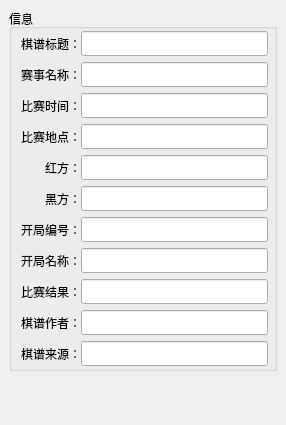
       <widget class="QWidget" name="infoTab">
        <property name="toolTip">
         <string notr="true"/>
        </property>
        <property name="statusTip">
         <string notr="true"/>
        </property>
        <property name="whatsThis">
         <string notr="true"/>
        </property>
        <property name="accessibleName">
         <string notr="true"/>
        </property>
        <property name="accessibleDescription">
         <string notr="true"/>
        </property>
        <attribute name="title">
         <string notr="true">信息(&amp;I)</string>
        </attribute>
        <layout class="QVBoxLayout" name="verticalLayout_3">
         <property name="leftMargin">
          <number>9</number>
         </property>
         <property name="topMargin">
          <number>9</number>
         </property>
         <property name="rightMargin">
          <number>9</number>
         </property>
         <property name="bottomMargin">
          <number>9</number>
         </property>
         <item>
          <widget class="QGroupBox" name="infoGroupBox">
           <property name="sizePolicy">
            <sizepolicy hsizetype="Expanding" vsizetype="Expanding">
             <horstretch>0</horstretch>
             <verstretch>0</verstretch>
            </sizepolicy>
           </property>
           <property name="toolTip">
            <string notr="true"/>
           </property>
           <property name="statusTip">
            <string notr="true"/>
           </property>
           <property name="whatsThis">
            <string notr="true"/>
           </property>
           <property name="accessibleName">
            <string notr="true"/>
           </property>
           <property name="accessibleDescription">
            <string notr="true"/>
           </property>
           <property name="title">
            <string notr="true">信息</string>
           </property>
           <layout class="QGridLayout" name="gridLayout">
            <property name="leftMargin">
             <number>2</number>
            </property>
            <property name="topMargin">
             <number>2</number>
            </property>
            <property name="rightMargin">
             <number>6</number>
            </property>
            <property name="bottomMargin">
             <number>2</number>
            </property>
            <property name="horizontalSpacing">
             <number>0</number>
            </property>
            <item row="0" column="0">
             <widget class="QLabel" name="label_11">
              <property name="text">
               <string>棋谱标题：</string>
              </property>
              <property name="alignment">
               <set>Qt::AlignRight|Qt::AlignTrailing|Qt::AlignVCenter</set>
              </property>
              <property name="buddy">
               <cstring>titleLineEdit</cstring>
              </property>
             </widget>
            </item>
            <item row="0" column="1">
             <widget class="QLineEdit" name="titleLineEdit">
              <property name="font">
               <font>
                <family>微软雅黑</family>
                <pointsize>9</pointsize>
               </font>
              </property>
              <property name="contextMenuPolicy">
               <enum>Qt::CustomContextMenu</enum>
              </property>
              <property name="toolTip">
               <string notr="true"/>
              </property>
              <property name="statusTip">
               <string notr="true"/>
              </property>
              <property name="whatsThis">
               <string notr="true"/>
              </property>
              <property name="accessibleName">
               <string notr="true"/>
              </property>
              <property name="accessibleDescription">
               <string notr="true"/>
              </property>
              <property name="inputMethodHints">
               <set>Qt::ImhNoEditMenu</set>
              </property>
              <property name="inputMask">
               <string notr="true"/>
              </property>
              <property name="text">
               <string notr="true"/>
              </property>
              <property name="placeholderText">
               <string notr="true"/>
              </property>
             </widget>
            </item>
            <item row="1" column="0">
             <widget class="QLabel" name="label">
              <property name="toolTip">
               <string notr="true"/>
              </property>
              <property name="statusTip">
               <string notr="true"/>
              </property>
              <property name="whatsThis">
               <string notr="true"/>
              </property>
              <property name="accessibleName">
               <string notr="true"/>
              </property>
              <property name="accessibleDescription">
               <string notr="true"/>
              </property>
              <property name="text">
               <string>赛事名称：</string>
              </property>
              <property name="alignment">
               <set>Qt::AlignRight|Qt::AlignTrailing|Qt::AlignVCenter</set>
              </property>
              <property name="buddy">
               <cstring>eventLineEdit</cstring>
              </property>
             </widget>
            </item>
            <item row="1" column="1">
             <widget class="QLineEdit" name="eventLineEdit">
              <property name="font">
               <font>
                <family>微软雅黑</family>
                <pointsize>9</pointsize>
               </font>
              </property>
              <property name="contextMenuPolicy">
               <enum>Qt::CustomContextMenu</enum>
              </property>
              <property name="statusTip">
               <string notr="true"/>
              </property>
              <property name="whatsThis">
               <string notr="true"/>
              </property>
              <property name="accessibleName">
               <string notr="true"/>
              </property>
              <property name="accessibleDescription">
               <string notr="true"/>
              </property>
              <property name="inputMethodHints">
               <set>Qt::ImhNoEditMenu</set>
              </property>
              <property name="inputMask">
               <string notr="true"/>
              </property>
              <property name="text">
               <string notr="true"/>
              </property>
              <property name="placeholderText">
               <string notr="true"/>
              </property>
             </widget>
            </item>
            <item row="2" column="0">
             <widget class="QLabel" name="label_3">
              <property name="toolTip">
               <string notr="true"/>
              </property>
              <property name="statusTip">
               <string notr="true"/>
              </property>
              <property name="whatsThis">
               <string notr="true"/>
              </property>
              <property name="accessibleName">
               <string notr="true"/>
              </property>
              <property name="accessibleDescription">
               <string notr="true"/>
              </property>
              <property name="text">
               <string>比赛时间：</string>
              </property>
              <property name="alignment">
               <set>Qt::AlignRight|Qt::AlignTrailing|Qt::AlignVCenter</set>
              </property>
              <property name="buddy">
               <cstring>dateLineEdit</cstring>
              </property>
             </widget>
            </item>
            <item row="2" column="1">
             <widget class="QLineEdit" name="dateLineEdit">
              <property name="font">
               <font>
                <family>微软雅黑</family>
                <pointsize>9</pointsize>
               </font>
              </property>
              <property name="contextMenuPolicy">
               <enum>Qt::CustomContextMenu</enum>
              </property>
              <property name="statusTip">
               <string notr="true"/>
              </property>
              <property name="whatsThis">
               <string notr="true"/>
              </property>
              <property name="accessibleName">
               <string notr="true"/>
              </property>
              <property name="accessibleDescription">
               <string notr="true"/>
              </property>
              <property name="inputMethodHints">
               <set>Qt::ImhNoEditMenu</set>
              </property>
              <property name="inputMask">
               <string notr="true"/>
              </property>
              <property name="text">
               <string notr="true"/>
              </property>
              <property name="placeholderText">
               <string notr="true"/>
              </property>
             </widget>
            </item>
            <item row="3" column="0">
             <widget class="QLabel" name="label_2">
              <property name="toolTip">
               <string notr="true"/>
              </property>
              <property name="statusTip">
               <string notr="true"/>
              </property>
              <property name="whatsThis">
               <string notr="true"/>
              </property>
              <property name="accessibleName">
               <string notr="true"/>
              </property>
              <property name="accessibleDescription">
               <string notr="true"/>
              </property>
              <property name="text">
               <string>比赛地点：</string>
              </property>
              <property name="alignment">
               <set>Qt::AlignRight|Qt::AlignTrailing|Qt::AlignVCenter</set>
              </property>
              <property name="buddy">
               <cstring>siteLineEdit</cstring>
              </property>
             </widget>
            </item>
            <item row="3" column="1">
             <widget class="QLineEdit" name="siteLineEdit">
              <property name="font">
               <font>
                <family>微软雅黑</family>
                <pointsize>9</pointsize>
               </font>
              </property>
              <property name="contextMenuPolicy">
               <enum>Qt::CustomContextMenu</enum>
              </property>
              <property name="statusTip">
               <string notr="true"/>
              </property>
              <property name="whatsThis">
               <string notr="true"/>
              </property>
              <property name="accessibleName">
               <string notr="true"/>
              </property>
              <property name="accessibleDescription">
               <string notr="true"/>
              </property>
              <property name="inputMethodHints">
               <set>Qt::ImhNoEditMenu</set>
              </property>
              <property name="inputMask">
               <string notr="true"/>
              </property>
              <property name="text">
               <string notr="true"/>
              </property>
              <property name="placeholderText">
               <string notr="true"/>
              </property>
             </widget>
            </item>
            <item row="4" column="0">
             <widget class="QLabel" name="label_4">
              <property name="toolTip">
               <string notr="true"/>
              </property>
              <property name="statusTip">
               <string notr="true"/>
              </property>
              <property name="whatsThis">
               <string notr="true"/>
              </property>
              <property name="accessibleName">
               <string notr="true"/>
              </property>
              <property name="accessibleDescription">
               <string notr="true"/>
              </property>
              <property name="text">
               <string> 红方：</string>
              </property>
              <property name="alignment">
               <set>Qt::AlignRight|Qt::AlignTrailing|Qt::AlignVCenter</set>
              </property>
              <property name="buddy">
               <cstring>redLineEdit</cstring>
              </property>
             </widget>
            </item>
            <item row="4" column="1">
             <widget class="QLineEdit" name="redLineEdit">
              <property name="font">
               <font>
                <family>微软雅黑</family>
                <pointsize>9</pointsize>
               </font>
              </property>
              <property name="contextMenuPolicy">
               <enum>Qt::CustomContextMenu</enum>
              </property>
              <property name="statusTip">
               <string notr="true"/>
              </property>
              <property name="whatsThis">
               <string notr="true"/>
              </property>
              <property name="accessibleName">
               <string notr="true"/>
              </property>
              <property name="accessibleDescription">
               <string notr="true"/>
              </property>
              <property name="inputMethodHints">
               <set>Qt::ImhNoEditMenu</set>
              </property>
              <property name="inputMask">
               <string notr="true"/>
              </property>
              <property name="text">
               <string notr="true"/>
              </property>
              <property name="placeholderText">
               <string notr="true"/>
              </property>
             </widget>
            </item>
            <item row="5" column="0">
             <widget class="QLabel" name="label_5">
              <property name="toolTip">
               <string notr="true"/>
              </property>
              <property name="statusTip">
               <string notr="true"/>
              </property>
              <property name="whatsThis">
               <string notr="true"/>
              </property>
              <property name="accessibleName">
               <string notr="true"/>
              </property>
              <property name="accessibleDescription">
               <string notr="true"/>
              </property>
              <property name="text">
               <string>  黑方：</string>
              </property>
              <property name="alignment">
               <set>Qt::AlignRight|Qt::AlignTrailing|Qt::AlignVCenter</set>
              </property>
              <property name="buddy">
               <cstring>blackLineEdit</cstring>
              </property>
             </widget>
            </item>
            <item row="5" column="1">
             <widget class="QLineEdit" name="blackLineEdit">
              <property name="font">
               <font>
                <family>微软雅黑</family>
                <pointsize>9</pointsize>
               </font>
              </property>
              <property name="contextMenuPolicy">
               <enum>Qt::CustomContextMenu</enum>
              </property>
              <property name="toolTip">
               <string notr="true"/>
              </property>
              <property name="statusTip">
               <string notr="true"/>
              </property>
              <property name="whatsThis">
               <string notr="true"/>
              </property>
              <property name="accessibleName">
               <string notr="true"/>
              </property>
              <property name="accessibleDescription">
               <string notr="true"/>
              </property>
              <property name="inputMethodHints">
               <set>Qt::ImhNoEditMenu</set>
              </property>
              <property name="inputMask">
               <string notr="true"/>
              </property>
              <property name="text">
               <string notr="true"/>
              </property>
              <property name="placeholderText">
               <string notr="true"/>
              </property>
             </widget>
            </item>
            <item row="6" column="0">
             <widget class="QLabel" name="label_6">
              <property name="toolTip">
               <string notr="true"/>
              </property>
              <property name="statusTip">
               <string notr="true"/>
              </property>
              <property name="whatsThis">
               <string notr="true"/>
              </property>
              <property name="accessibleName">
               <string notr="true"/>
              </property>
              <property name="accessibleDescription">
               <string notr="true"/>
              </property>
              <property name="text">
               <string>  开局编号：</string>
              </property>
              <property name="alignment">
               <set>Qt::AlignRight|Qt::AlignTrailing|Qt::AlignVCenter</set>
              </property>
              <property name="buddy">
               <cstring>eccoSnLineEdit</cstring>
              </property>
             </widget>
            </item>
            <item row="6" column="1">
             <widget class="QLineEdit" name="eccoSnLineEdit">
              <property name="font">
               <font>
                <family>微软雅黑</family>
                <pointsize>9</pointsize>
               </font>
              </property>
              <property name="contextMenuPolicy">
               <enum>Qt::CustomContextMenu</enum>
              </property>
              <property name="statusTip">
               <string notr="true"/>
              </property>
              <property name="whatsThis">
               <string notr="true"/>
              </property>
              <property name="accessibleName">
               <string notr="true"/>
              </property>
              <property name="accessibleDescription">
               <string notr="true"/>
              </property>
              <property name="inputMethodHints">
               <set>Qt::ImhNoEditMenu</set>
              </property>
              <property name="inputMask">
               <string notr="true"/>
              </property>
              <property name="text">
               <string notr="true"/>
              </property>
              <property name="placeholderText">
               <string notr="true"/>
              </property>
             </widget>
            </item>
            <item row="7" column="0">
             <widget class="QLabel" name="label_7">
              <property name="toolTip">
               <string notr="true"/>
              </property>
              <property name="statusTip">
               <string notr="true"/>
              </property>
              <property name="whatsThis">
               <string notr="true"/>
              </property>
              <property name="accessibleName">
               <string notr="true"/>
              </property>
              <property name="accessibleDescription">
               <string notr="true"/>
              </property>
              <property name="text">
               <string>  开局名称：</string>
              </property>
              <property name="alignment">
               <set>Qt::AlignRight|Qt::AlignTrailing|Qt::AlignVCenter</set>
              </property>
              <property name="buddy">
               <cstring>eccoNameLineEdit</cstring>
              </property>
             </widget>
            </item>
            <item row="7" column="1">
             <widget class="QLineEdit" name="eccoNameLineEdit">
              <property name="font">
               <font>
                <family>微软雅黑</family>
                <pointsize>9</pointsize>
               </font>
              </property>
              <property name="contextMenuPolicy">
               <enum>Qt::CustomContextMenu</enum>
              </property>
              <property name="statusTip">
               <string notr="true"/>
              </property>
              <property name="whatsThis">
               <string notr="true"/>
              </property>
              <property name="accessibleName">
               <string notr="true"/>
              </property>
              <property name="accessibleDescription">
               <string notr="true"/>
              </property>
              <property name="inputMethodHints">
               <set>Qt::ImhNoEditMenu</set>
              </property>
              <property name="inputMask">
               <string notr="true"/>
              </property>
              <property name="text">
               <string notr="true"/>
              </property>
              <property name="placeholderText">
               <string notr="true"/>
              </property>
             </widget>
            </item>
            <item row="8" column="0">
             <widget class="QLabel" name="label_8">
              <property name="toolTip">
               <string notr="true"/>
              </property>
              <property name="statusTip">
               <string notr="true"/>
              </property>
              <property name="whatsThis">
               <string notr="true"/>
              </property>
              <property name="accessibleName">
               <string notr="true"/>
              </property>
              <property name="accessibleDescription">
               <string notr="true"/>
              </property>
              <property name="text">
               <string>比赛结果：</string>
              </property>
              <property name="alignment">
               <set>Qt::AlignRight|Qt::AlignTrailing|Qt::AlignVCenter</set>
              </property>
              <property name="buddy">
               <cstring>resultLineEdit</cstring>
              </property>
             </widget>
            </item>
            <item row="8" column="1">
             <widget class="QLineEdit" name="resultLineEdit">
              <property name="font">
               <font>
                <family>微软雅黑</family>
                <pointsize>9</pointsize>
               </font>
              </property>
              <property name="contextMenuPolicy">
               <enum>Qt::CustomContextMenu</enum>
              </property>
              <property name="statusTip">
               <string notr="true"/>
              </property>
              <property name="whatsThis">
               <string notr="true"/>
              </property>
              <property name="accessibleName">
               <string notr="true"/>
              </property>
              <property name="accessibleDescription">
               <string notr="true"/>
              </property>
              <property name="inputMethodHints">
               <set>Qt::ImhNoEditMenu</set>
              </property>
              <property name="inputMask">
               <string notr="true"/>
              </property>
              <property name="text">
               <string notr="true"/>
              </property>
              <property name="placeholderText">
               <string notr="true"/>
              </property>
             </widget>
            </item>
            <item row="9" column="0">
             <widget class="QLabel" name="label_9">
              <property name="toolTip">
               <string notr="true"/>
              </property>
              <property name="statusTip">
               <string notr="true"/>
              </property>
              <property name="whatsThis">
               <string notr="true"/>
              </property>
              <property name="accessibleName">
               <string notr="true"/>
              </property>
              <property name="accessibleDescription">
               <string notr="true"/>
              </property>
              <property name="text">
               <string>棋谱作者：</string>
              </property>
              <property name="alignment">
               <set>Qt::AlignRight|Qt::AlignTrailing|Qt::AlignVCenter</set>
              </property>
              <property name="buddy">
               <cstring>writerLineEdit</cstring>
              </property>
             </widget>
            </item>
            <item row="9" column="1">
             <widget class="QLineEdit" name="writerLineEdit">
              <property name="font">
               <font>
                <family>微软雅黑</family>
                <pointsize>9</pointsize>
               </font>
              </property>
              <property name="contextMenuPolicy">
               <enum>Qt::CustomContextMenu</enum>
              </property>
              <property name="statusTip">
               <string notr="true"/>
              </property>
              <property name="whatsThis">
               <string notr="true"/>
              </property>
              <property name="accessibleName">
               <string notr="true"/>
              </property>
              <property name="accessibleDescription">
               <string notr="true"/>
              </property>
              <property name="inputMethodHints">
               <set>Qt::ImhNoEditMenu</set>
              </property>
              <property name="inputMask">
               <string notr="true"/>
              </property>
              <property name="text">
               <string notr="true"/>
              </property>
              <property name="placeholderText">
               <string notr="true"/>
              </property>
             </widget>
            </item>
            <item row="10" column="0">
             <widget class="QLabel" name="label_10">
              <property name="toolTip">
               <string notr="true"/>
              </property>
              <property name="statusTip">
               <string notr="true"/>
              </property>
              <property name="whatsThis">
               <string notr="true"/>
              </property>
              <property name="accessibleName">
               <string notr="true"/>
              </property>
              <property name="accessibleDescription">
               <string notr="true"/>
              </property>
              <property name="text">
               <string>棋谱来源：</string>
              </property>
              <property name="alignment">
               <set>Qt::AlignRight|Qt::AlignTrailing|Qt::AlignVCenter</set>
              </property>
              <property name="buddy">
               <cstring>sourceLineEdit</cstring>
              </property>
             </widget>
            </item>
            <item row="10" column="1">
             <widget class="QLineEdit" name="sourceLineEdit">
              <property name="font">
               <font>
                <family>微软雅黑</family>
                <pointsize>9</pointsize>
               </font>
              </property>
              <property name="contextMenuPolicy">
               <enum>Qt::CustomContextMenu</enum>
              </property>
              <property name="statusTip">
               <string notr="true"/>
              </property>
              <property name="whatsThis">
               <string notr="true"/>
              </property>
              <property name="accessibleName">
               <string notr="true"/>
              </property>
              <property name="accessibleDescription">
               <string notr="true"/>
              </property>
              <property name="inputMethodHints">
               <set>Qt::ImhNoEditMenu</set>
              </property>
              <property name="inputMask">
               <string notr="true"/>
              </property>
              <property name="text">
               <string notr="true"/>
              </property>
              <property name="placeholderText">
               <string notr="true"/>
              </property>
             </widget>
            </item>
           </layout>
          </widget>
         </item>
         <item>
          <layout class="QHBoxLayout" name="horizontalLayout_2">
           <item>
            <spacer name="horizontalSpacer_4">
             <property name="orientation">
              <enum>Qt::Horizontal</enum>
             </property>
             <property name="sizeHint" stdset="0">
              <size>
               <width>40</width>
               <height>20</height>
              </size>
             </property>
            </spacer>
           </item>
           <item>
            <widget class="QToolButton" name="btnCopyInfo">
             <property name="toolTip">
              <string notr="true"/>
             </property>
             <property name="statusTip">
              <string notr="true"/>
             </property>
             <property name="whatsThis">
              <string notr="true"/>
             </property>
             <property name="accessibleName">
              <string notr="true"/>
             </property>
             <property name="accessibleDescription">
              <string notr="true"/>
             </property>
             <property name="text">
              <string notr="true"/>
             </property>
             <property name="iconSize">
              <size>
               <width>24</width>
               <height>32</height>
              </size>
             </property>
             <property name="toolButtonStyle">
              <enum>Qt::ToolButtonTextBesideIcon</enum>
             </property>
             <property name="autoRaise">
              <bool>true</bool>
             </property>
            </widget>
           </item>
           <item>
            <spacer name="horizontalSpacer_10">
             <property name="orientation">
              <enum>Qt::Horizontal</enum>
             </property>
             <property name="sizeHint" stdset="0">
              <size>
               <width>40</width>
               <height>20</height>
              </size>
             </property>
            </spacer>
           </item>
           <item>
            <widget class="QToolButton" name="btnShowInfo">
             <property name="toolTip">
              <string notr="true"/>
             </property>
             <property name="statusTip">
              <string notr="true"/>
             </property>
             <property name="whatsThis">
              <string notr="true"/>
             </property>
             <property name="accessibleName">
              <string notr="true"/>
             </property>
             <property name="accessibleDescription">
              <string notr="true"/>
             </property>
             <property name="text">
              <string notr="true"/>
             </property>
             <property name="iconSize">
              <size>
               <width>24</width>
               <height>32</height>
              </size>
             </property>
             <property name="toolButtonStyle">
              <enum>Qt::ToolButtonTextBesideIcon</enum>
             </property>
             <property name="autoRaise">
              <bool>true</bool>
             </property>
            </widget>
           </item>
           <item>
            <spacer name="horizontalSpacer_5">
             <property name="orientation">
              <enum>Qt::Horizontal</enum>
             </property>
             <property name="sizeHint" stdset="0">
              <size>
               <width>40</width>
               <height>20</height>
              </size>
             </property>
            </spacer>
           </item>
           <item>
            <widget class="QToolButton" name="btnSaveInfo">
             <property name="toolTip">
              <string notr="true"/>
             </property>
             <property name="statusTip">
              <string notr="true"/>
             </property>
             <property name="whatsThis">
              <string notr="true"/>
             </property>
             <property name="accessibleName">
              <string notr="true"/>
             </property>
             <property name="accessibleDescription">
              <string notr="true"/>
             </property>
             <property name="text">
              <string notr="true"/>
             </property>
             <property name="iconSize">
              <size>
               <width>24</width>
               <height>32</height>
              </size>
             </property>
             <property name="toolButtonStyle">
              <enum>Qt::ToolButtonTextBesideIcon</enum>
             </property>
             <property name="autoRaise">
              <bool>true</bool>
             </property>
            </widget>
           </item>
           <item>
            <spacer name="horizontalSpacer_6">
             <property name="orientation">
              <enum>Qt::Horizontal</enum>
             </property>
             <property name="sizeHint" stdset="0">
              <size>
               <width>40</width>
               <height>20</height>
              </size>
             </property>
            </spacer>
           </item>
          </layout>
         </item>
        </layout>
       </widget>
